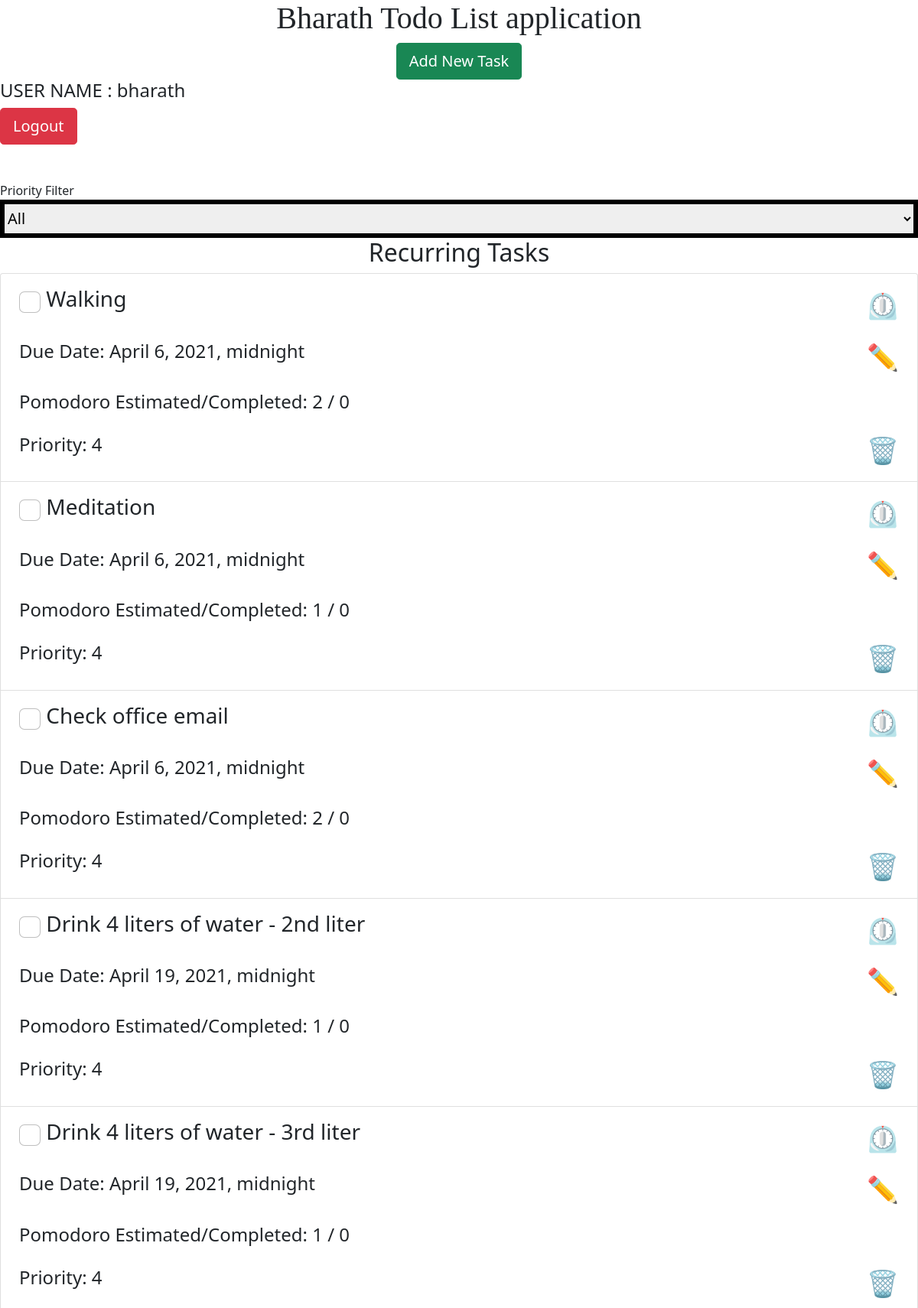
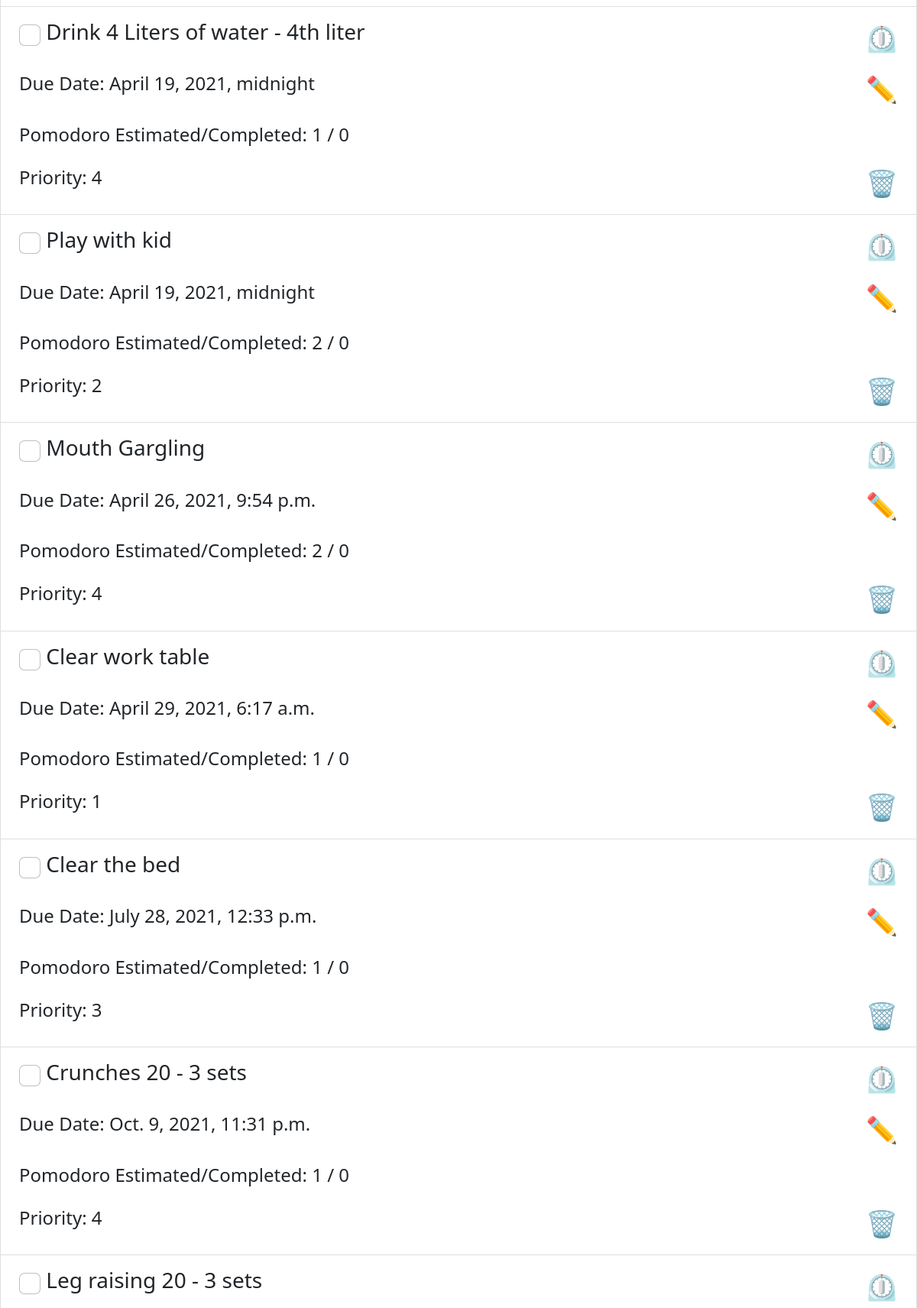
/todolist/ (signed in, upper part), run on the app's committed database (2 pictures, top to bottom).
### todolist/models.py (models this page shows, shortened)
class Item(models.Model):
    user  = models.ForeignKey(User, on_delete= models.CASCADE)
    todo_item = models.CharField(max_length=700)
    create_date = models.DateTimeField('Date created')
    start_date = models.DateTimeField('Date started',null=True)
    due_date = models.DateTimeField('Due date')
    status = models.BooleanField('Completed')
    pomodoro_estimate = models.IntegerField('Pomodoro Estimate')
    pomodoro_completed = models.IntegerField('Pomodoro Completed')
    recurring_task = models.BooleanField('Recurring')
    autoCompletePomodoro = models.BooleanField('Auto Pomodoro Complete')
    itemPriority = models.IntegerField('priority')
    tags = models.CharField(max_length=100)

### todolist/views.py (the view)
# urls.py: path('', views.index, name='index'),
@login_required(login_url='login/')
def index(request):
    if request.user.is_authenticated:
        user = request.user
        print(user.username)
        recurring_items = Item.objects.filter(recurring_task='1',user=user).order_by('status')
        completed_items = Item.objects.filter(status='1',user=user).order_by('pomodoro_estimate')
        list_of_items = Item.objects.filter(recurring_task='0',user=user,status='0').order_by('-create_date')
        context = {'recurring_items': recurring_items, 'list_of_items': list_of_items, 'completed_items': completed_items, 'logged_user':user.username,}
        checkAndUpdateRecurringTask()
        return render(request, 'todolist/index.html', context)
    else:
        return redirect("/todolist/")

### todolist/models.py (called while the page is built)
    def __str__(self):
        return self.today_date.strftime('%Y-%m-%d')

### todolist/views.py (called while the page is built)
def checkAndUpdateRecurringTask():
    today  = datetime.datetime.today().strftime('%Y-%m-%d')
    print("today date",today)
    last_date = dateStatusCheck.objects.get(id="1")
    print("last date",last_date)
    if today != str(last_date):
        Item.objects.filter(recurring_task='1').update(pomodoro_completed=0,status=False)
        print("pomodoro values reseted for recurring task")
        dateStatusCheck.objects.filter(id="1").update(today_date=today)

### todolist/templates/todolist/index.html (shortened to what this page needs)
{% load static %}
<link rel='stylesheet' type="text/css" href="{% static 'todolist/style.css' %}">
<link href="https://cdn.jsdelivr.net/npm/bootstrap@5.0.0-beta2/dist/css/bootstrap.min.css" rel="stylesheet"
>
<h1>Bharath Todo List application</h1>
<a href="additem">
    <div class="text-center">
        <button type="button" class="btn btn-success btn-lg"> Add New Task</button>
</a>
<h4> USER NAME : {{logged_user}}</h4>
<a href="signout">
    <div class="text-left">
        <button type="button" class="btn btn-danger btn-lg">Logout</button>
    </div>
</a>
<div>
    <label for="id_itemPriority">Priority Filter</label>
    <select id="id_checkItemPriority" name="checkItemPriority" style="width:100%; position:center; height:50px;border: 6px solid #000; font-size:20px;" size="1" onchange="filter_item(value)">
      <option value="0">All</option>
    </select>
  </div>
<h2>Recurring Tasks</h2>
<ui class="list-group">
    {% if recurring_items %}
    {% for item in recurring_items %}
    <li class="list-group-item flex-row align-items-start " value="{{item.itemPriority}}" id="itemMain">
        <div class="d-flex flex-column align-items-between">
            <div class="d-flex flex-row align-items-between">
                {% if item.status %}
                <div class="p-2 flex-grow-1">
                    <h3 class="mb-1">
                        <input class="form-check-input"
                            onclick="toggle_status('{{item.todo_item}}','{{item.status}}', '{{item.id}}')"
                            type="checkbox" value="" id="flexCheckChecked" checked>
                        <label class="form-check-label" for="flexCheckChecked">
                            {{ item.todo_item}}
                        </label>
                    </h3>
                </div>
                <div class="ms-auto p-2">
                    <a href="pomodorotimer/{{item.id}}" style="text-decoration:none"><div style="font-size:2.1rem;width:100%;text-align:center;">⏲️</div></a>
                </div>
                {% else %}
                <div class="p-2 flex-grow-1">
                    <h3 class="mb-1">
                        <input class="form-check-input"
                            onclick="toggle_status('{{item.todo_item}}','{{item.status}}', '{{item.id}}')"
                            type="checkbox" value="" id="flexCheckDefault">
                        <label class="form-check-label" for="flexCheckDefault">
                            {{ item.todo_item}}
                        </label>
                    </h3>
                </div>
                <div class="ms-auto p-2">
                    <a href="pomodorotimer/{{item.id}}" style="text-decoration:none"><div style="font-size:2.1rem;width:100%;text-align:center;">⏲️</div></a>
                </div>
                {% endif %}
            </div>
            <div class="d-flex flex-row align-items-between">
                <div class="p-2 flex-grow-1">
                    <p class="mb-1" style="font-size: 150%;"> Due Date: {{item.due_date}}</p>
                </div>
                <div class="ms-auto p-2">
                    <a href="editItem/{{item.id}}" style="text-decoration:none"><div style="font-size:2.1rem;width:100%;text-align:center;">✏️</div></a>
                </div>
            </div>
            <div class="d-flex  flex-row align-items-between">
                <div class="p-2 flex-grow-1">
                    <p class="mb-1" style="font-size: 150%;">Pomodoro Estimated/Completed:
                        {{item.pomodoro_estimate}} / {{item.pomodoro_completed}}</p>
                </div>
            </div>
            <div class="d-flex  flex-row align-items-between">
                <div class="p-2 flex-grow-1">
                    <p class="mb-1" style="font-size: 150%;">Priority: {{item.itemPriority}}</p>
                </div>
                <div class="ms-auto p-2">
                    <a href="deleteItem/{{item.id}}" style="text-decoration:none"><div style="font-size:2.1rem;width:100%;text-align:center;">🗑️</div></a>
                </div>
            </div>
        </div>
    </li>
    {% endfor %}
    {% else %}
    <p> No tasks are available</p>
    {% endif %}
</ui>

### todolist/static/todolist/style.css (style rules this page uses)
li a { color: green; }
h1 { font-family: Fantasy; text-align: center; }
h2 { text-align: center; }

### data on the page
Item: todo_item "Walking", due_date "April 6, 2021, midnight", pomodoro_estimate "2", pomodoro_completed "0", itemPriority "4"
Item: todo_item "Meditation", due_date "April 6, 2021, midnight", pomodoro_estimate "1", pomodoro_completed "0", itemPriority "4"
Item: todo_item "Check office email", due_date "April 6, 2021, midnight", pomodoro_estimate "2", pomodoro_completed "0", itemPriority "4"
Item: todo_item "Drink 4 liters of water - 2nd liter", due_date "April 19, 2021, midnight", pomodoro_estimate "1", pomodoro_completed "0", itemPriority "4"
Item: todo_item "Drink 4 liters of water - 3rd liter", due_date "April 19, 2021, midnight", pomodoro_estimate "1", pomodoro_completed "0", itemPriority "4"
Item: todo_item "Drink 4 Liters of water - 4th liter", due_date "April 19, 2021, midnight", pomodoro_estimate "1", pomodoro_completed "0", itemPriority "4"
Item: todo_item "Play with kid", due_date "April 19, 2021, midnight", pomodoro_estimate "2", pomodoro_completed "0", itemPriority "2"
Item: todo_item "Mouth Gargling", due_date "April 26, 2021, 9:54 p.m.", pomodoro_estimate "2", pomodoro_completed "0", itemPriority "4"
Item: todo_item "Clear work table", due_date "April 29, 2021, 6:17 a.m.", pomodoro_estimate "1", pomodoro_completed "0", itemPriority "1"
Item: todo_item "Clear the bed", due_date "July 28, 2021, 12:33 p.m.", pomodoro_estimate "1", pomodoro_completed "0", itemPriority "3"
Item: todo_item "Crunches 20 - 3 sets", due_date "Oct. 9, 2021, 11:31 p.m.", pomodoro_estimate "1", pomodoro_completed "0", itemPriority "4"
Item: {{ item.itemPriority }} 4 (drawn), todo_item "Leg raising 20 - 3 sets"

### other printed values
{{ logged_user }} "bharath"
